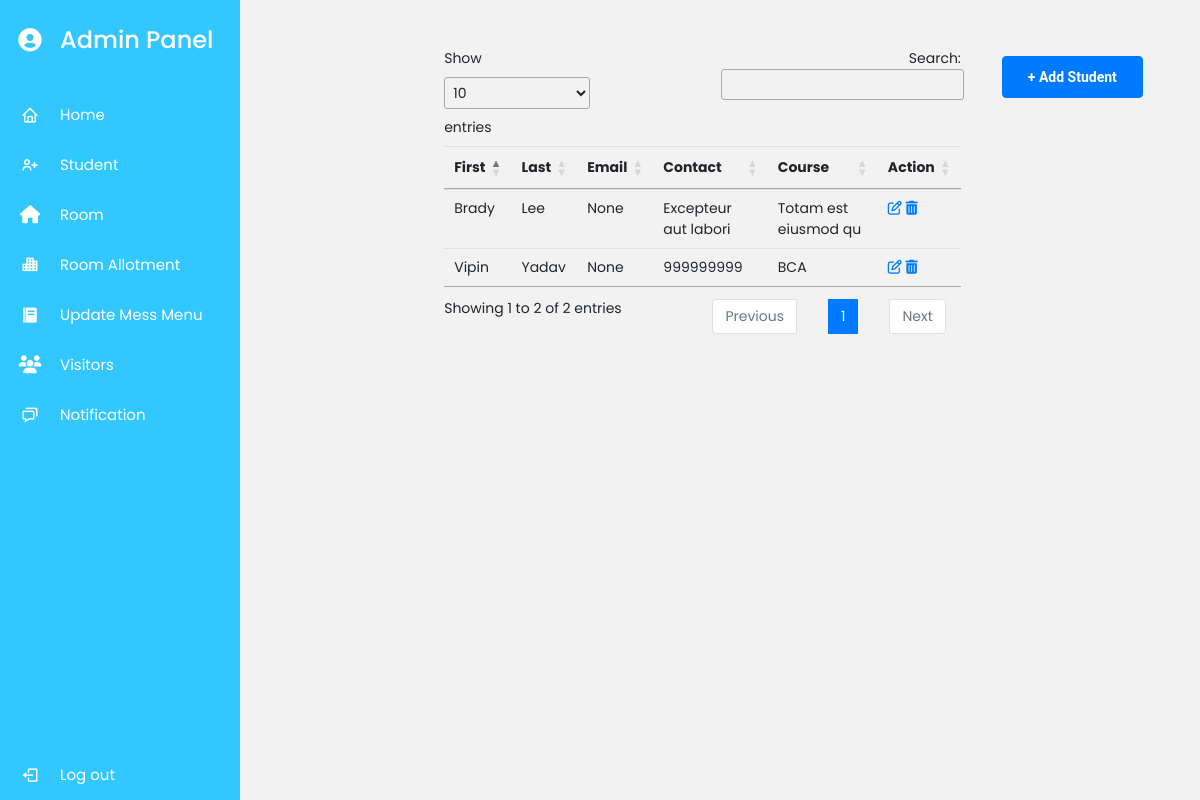
Before: /studentlist/ (signed in) with the older database file.
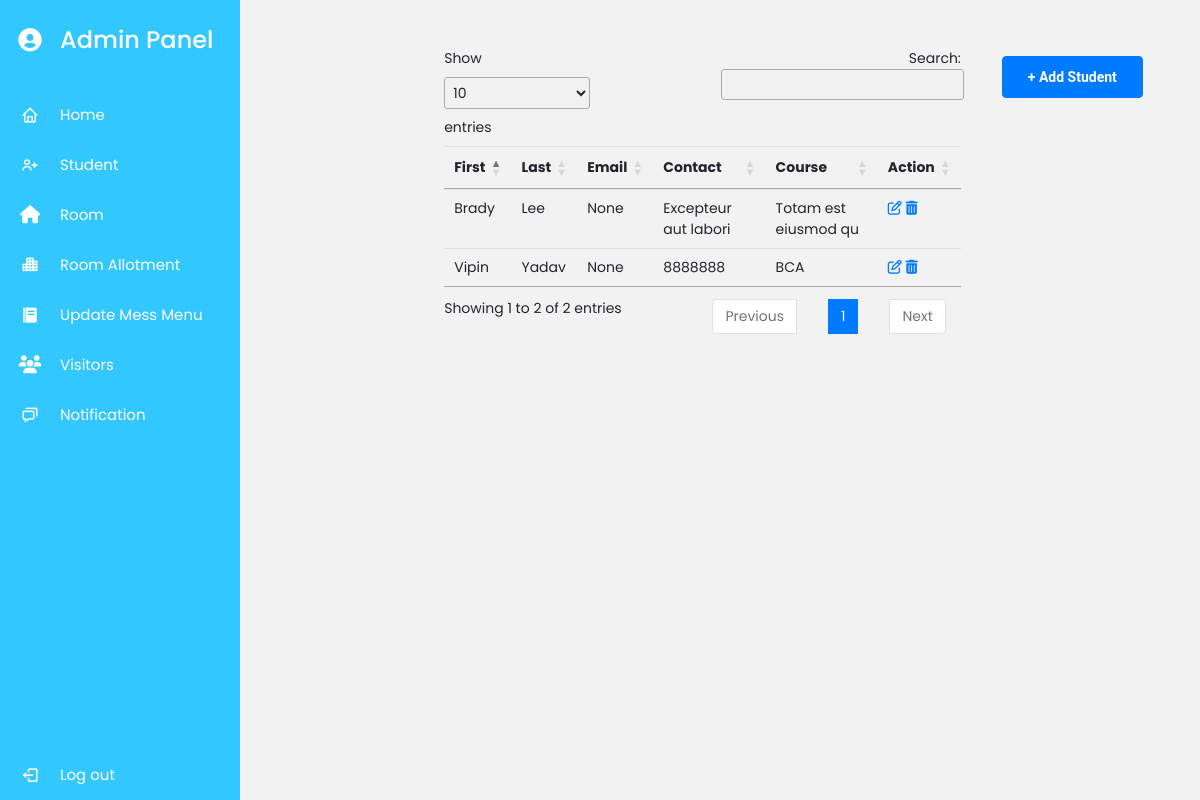
After: the same page with the newer database file.
### myapp/models.py (models this page shows, shortened)
class Student(models.Model):
    user = models.OneToOneField(User,on_delete=models.CASCADE,null=True)
    First_Name = models.CharField(max_length=50,null=False)
    Last_Name = models.CharField(max_length=50,null=False)
    Dob = models.DateField(auto_now=False,null=True)
    Contact = models.CharField(max_length=15,null=False)
    Aadhar_pic = models.ImageField(upload_to="img/",null=True)
    Profile_pic = models.ImageField(upload_to="img/",null=True)
    Course = models.CharField(max_length=20,null=True)
    Gender = models.CharField(choices=gender,max_length=15,null=True)

### myapp/views.py (the view)
# urls.py: path('studentlist/',views.studentList,name="studentlist"),
def studentList(request):
    if request.user.is_superuser:
        stu_data = Student.objects.all()
        return render(request, 'adminstudent.html', {'studata': stu_data})
    else:
        return redirect("Home")

### myapp/templates/adminstudent.html (shortened to what this page needs)
{% extends 'admindash.html' %}
{% block content %}
   <div class="col-lg-8">
       <div class="row justify-content-around ml-8 mt-5">
           <div class="col-lg-8">
                   <a href="/studentreg/" class='btn btn-primary  float-end my-2' style="    position: absolute;
                   margin-left: 102%;">+ Add Student</a>
                   <table class="table" id="geniustable55">
                       <thead>
                         <tr>
                           <th scope="col">First</th>
                           <th scope="col">Last</th>
                           <th scope="col">Email</th>
                           <th scope="col">Contact</th>
                           <th scope="col">Course</th>
                           <th scope="col">Action</th>
                         </tr>
                       </thead>
                       {% if studata %}
                       <tbody>
                           {% for i in studata %}
                         <tr>
                           <td>{{i.First_Name}}</td>
                           <td>{{i.Last_Name}}</td>
                           <td>{{i.user}}</td>
                           <td>{{i.Contact}}</td>
                           <td>{{i.Course}}</td>
                           <td>
                             <a href="/adminedit/{{i.id}}"><i class="fa fa-pencil-square-o" aria-hidden="true"></i></a>
                              <a href="/deletestd/{{i.id}}"><i class="fa fa-trash" aria-hidden="true"></i></a>
                            </td>
                         </tr>
                         {% endfor %}
                       </tbody>
                       {% endif %}
                     </table>
           </div>
           </div>
{% endblock content %}

Changed rows visible on the page:
changed Student "Vipin": Contact "999999999" → "8888888"
